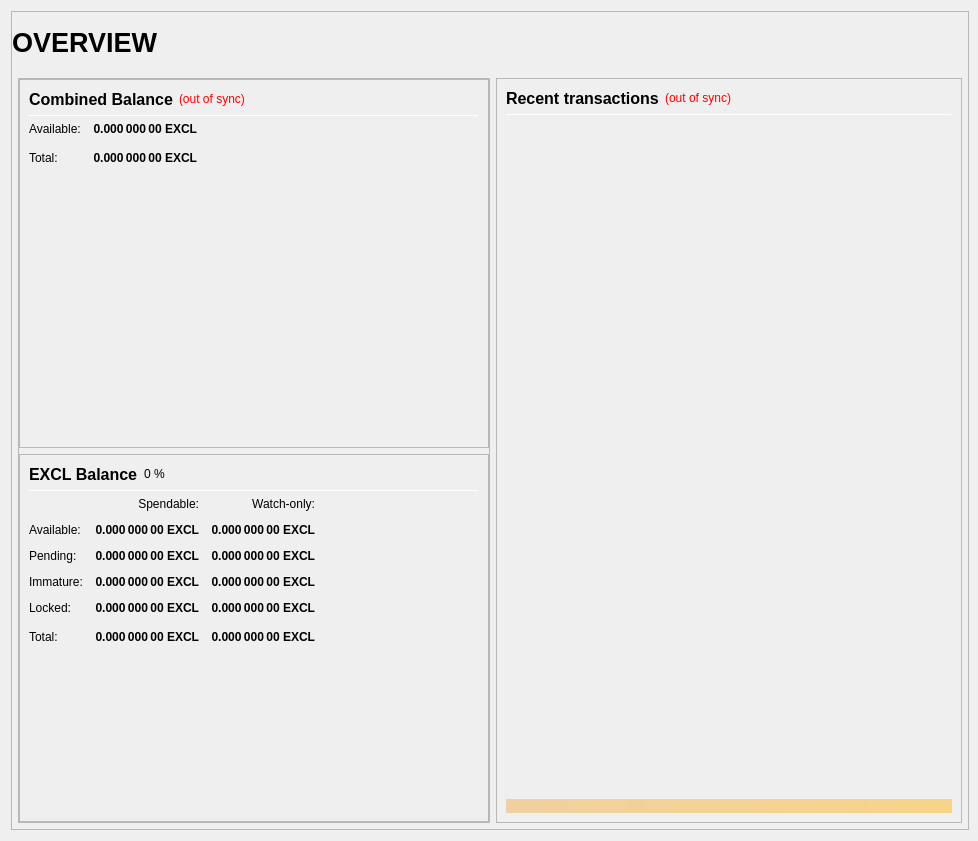
<?xml version="1.0" encoding="UTF-8"?>
<ui version="4.0">
 <class>OverviewPage</class>
 <widget class="QWidget" name="OverviewPage">
  <property name="geometry">
   <rect>
    <x>0</x>
    <y>0</y>
    <width>978</width>
    <height>841</height>
   </rect>
  </property>
  <property name="minimumSize">
   <size>
    <width>960</width>
    <height>682</height>
   </size>
  </property>
  <property name="windowTitle">
   <string>Form</string>
  </property>
  <layout class="QVBoxLayout" name="topLayout" stretch="1">
   <property name="rightMargin">
    <number>9</number>
   </property>
   <item>
    <widget class="QFrame" name="frame_BG">
     <property name="minimumSize">
      <size>
       <width>850</width>
       <height>610</height>
      </size>
     </property>
     <property name="maximumSize">
      <size>
       <width>16777215</width>
       <height>16777215</height>
      </size>
     </property>
     <property name="frameShape">
      <enum>QFrame::StyledPanel</enum>
     </property>
     <property name="frameShadow">
      <enum>QFrame::Raised</enum>
     </property>
     <layout class="QVBoxLayout" name="verticalLayout_3" stretch="1">
      <property name="leftMargin">
       <number>0</number>
      </property>
      <property name="topMargin">
       <number>0</number>
      </property>
      <property name="rightMargin">
       <number>0</number>
      </property>
      <property name="bottomMargin">
       <number>6</number>
      </property>
      <item>
       <layout class="QVBoxLayout" name="verticalLayout_Master" stretch="0,1">
        <property name="leftMargin">
         <number>0</number>
        </property>
        <property name="topMargin">
         <number>0</number>
        </property>
        <property name="rightMargin">
         <number>0</number>
        </property>
        <property name="bottomMargin">
         <number>0</number>
        </property>
        <item>
         <widget class="QFrame" name="frame_Header">
          <layout class="QVBoxLayout" name="verticalLayout_Header" stretch="0">
           <property name="leftMargin">
            <number>0</number>
           </property>
           <property name="topMargin">
            <number>0</number>
           </property>
           <property name="rightMargin">
            <number>0</number>
           </property>
           <property name="bottomMargin">
            <number>0</number>
           </property>
           <item>
            <layout class="QHBoxLayout" name="horizontalLayout_Header" stretch="1,0,1">
             <property name="spacing">
              <number>6</number>
             </property>
             <item>
              <widget class="QLabel" name="labelOverviewHeaderLeft">
               <property name="minimumSize">
                <size>
                 <width>464</width>
                 <height>60</height>
                </size>
               </property>
               <property name="maximumSize">
                <size>
                 <width>16777215</width>
                 <height>60</height>
                </size>
               </property>
               <property name="font">
                <font>
                 <pointsize>20</pointsize>
                 <weight>75</weight>
                 <bold>true</bold>
                </font>
               </property>
               <property name="text">
                <string>OVERVIEW</string>
               </property>
               <property name="alignment">
                <set>Qt::AlignLeading|Qt::AlignLeft|Qt::AlignVCenter</set>
               </property>
              </widget>
             </item>
             <item>
              <spacer name="horizontalSpacer_Header">
               <property name="orientation">
                <enum>Qt::Horizontal</enum>
               </property>
               <property name="sizeHint" stdset="0">
                <size>
                 <width>40</width>
                 <height>20</height>
                </size>
               </property>
              </spacer>
             </item>
             <item>
              <widget class="QLabel" name="labelOverviewHeaderRight">
               <property name="minimumSize">
                <size>
                 <width>464</width>
                 <height>60</height>
                </size>
               </property>
               <property name="maximumSize">
                <size>
                 <width>16777215</width>
                 <height>60</height>
                </size>
               </property>
               <property name="font">
                <font>
                 <pointsize>14</pointsize>
                </font>
               </property>
               <property name="text">
                <string/>
               </property>
               <property name="alignment">
                <set>Qt::AlignRight|Qt::AlignTrailing|Qt::AlignVCenter</set>
               </property>
              </widget>
             </item>
            </layout>
           </item>
          </layout>
         </widget>
        </item>
        <item>
         <widget class="QFrame" name="frame_Content">
          <layout class="QVBoxLayout" name="verticalLayout_Content">
           <property name="leftMargin">
            <number>6</number>
           </property>
           <property name="topMargin">
            <number>0</number>
           </property>
           <property name="rightMargin">
            <number>6</number>
           </property>
           <property name="bottomMargin">
            <number>0</number>
           </property>
           <item>
            <layout class="QHBoxLayout" name="horizontalLayout_Content" stretch="1,1">
             <property name="spacing">
              <number>6</number>
             </property>
             <item>
              <layout class="QVBoxLayout" name="verticalLayout_left" stretch="1">
               <item>
                <widget class="QFrame" name="frameObfuscation">
                 <property name="minimumSize">
                  <size>
                   <width>0</width>
                   <height>0</height>
                  </size>
                 </property>
                 <property name="frameShape">
                  <enum>QFrame::StyledPanel</enum>
                 </property>
                 <property name="frameShadow">
                  <enum>QFrame::Raised</enum>
                 </property>
                 <layout class="QVBoxLayout" name="verticalLayout" stretch="0,0,0">
                  <property name="leftMargin">
                   <number>0</number>
                  </property>
                  <property name="topMargin">
                   <number>0</number>
                  </property>
                  <property name="rightMargin">
                   <number>0</number>
                  </property>
                  <property name="bottomMargin">
                   <number>0</number>
                  </property>
                  <item>
                   <widget class="QFrame" name="frame_CombinedBalances">
                    <property name="minimumSize">
                     <size>
                      <width>470</width>
                      <height>0</height>
                     </size>
                    </property>
                    <property name="frameShape">
                     <enum>QFrame::StyledPanel</enum>
                    </property>
                    <property name="frameShadow">
                     <enum>QFrame::Raised</enum>
                    </property>
                    <layout class="QVBoxLayout" name="verticalLayout_5">
                     <item>
                      <layout class="QHBoxLayout" name="horizontalLayout_5" stretch="0,0,0">
                       <item>
                        <widget class="QLabel" name="label_5z">
                         <property name="minimumSize">
                          <size>
                           <width>0</width>
                           <height>20</height>
                          </size>
                         </property>
                         <property name="font">
                          <font>
                           <pointsize>12</pointsize>
                           <weight>75</weight>
                           <bold>true</bold>
                          </font>
                         </property>
                         <property name="toolTip">
                          <string>Combined Balance (including unconfirmed and immature coins)</string>
                         </property>
                         <property name="text">
                          <string>Combined Balance</string>
                         </property>
                        </widget>
                       </item>
                       <item>
                        <widget class="QLabel" name="labelWalletStatus">
                         <property name="cursor">
                          <cursorShape>WhatsThisCursor</cursorShape>
                         </property>
                         <property name="toolTip">
                          <string>The displayed information may be out of date. Your wallet automatically synchronizes with the EXCL network after a connection is established, but this process has not completed yet.</string>
                         </property>
                         <property name="styleSheet">
                          <string notr="true">QLabel { color: red; }</string>
                         </property>
                         <property name="text">
                          <string notr="true">(out of sync)</string>
                         </property>
                         <property name="alignment">
                          <set>Qt::AlignLeading|Qt::AlignLeft|Qt::AlignVCenter</set>
                         </property>
                        </widget>
                       </item>
                       <item>
                        <spacer name="horizontalSpacer_1">
                         <property name="orientation">
                          <enum>Qt::Horizontal</enum>
                         </property>
                         <property name="sizeHint" stdset="0">
                          <size>
                           <width>40</width>
                           <height>20</height>
                          </size>
                         </property>
                        </spacer>
                       </item>
                      </layout>
                     </item>
                     <item>
                      <widget class="Line" name="line_CombinedBalance">
                       <property name="minimumSize">
                        <size>
                         <width>0</width>
                         <height>1</height>
                        </size>
                       </property>
                       <property name="maximumSize">
                        <size>
                         <width>16777215</width>
                         <height>1</height>
                        </size>
                       </property>
                       <property name="orientation">
                        <enum>Qt::Horizontal</enum>
                       </property>
                      </widget>
                     </item>
                     <item>
                      <layout class="QGridLayout" name="gridLayout_3">
                       <property name="spacing">
                        <number>12</number>
                       </property>
                       <item row="1" column="0">
                        <widget class="QLabel" name="labelBalanceTextz">
                         <property name="text">
                          <string>Available:</string>
                         </property>
                        </widget>
                       </item>
                       <item row="1" column="1">
                        <widget class="QLabel" name="labelBalancez">
                         <property name="font">
                          <font>
                           <weight>75</weight>
                           <bold>true</bold>
                          </font>
                         </property>
                         <property name="cursor">
                          <cursorShape>IBeamCursor</cursorShape>
                         </property>
                         <property name="toolTip">
                          <string>Your current spendable balance</string>
                         </property>
                         <property name="text">
                          <string notr="true">0.000 000 00 EXCL</string>
                         </property>
                         <property name="alignment">
                          <set>Qt::AlignRight|Qt::AlignTrailing|Qt::AlignVCenter</set>
                         </property>
                         <property name="textInteractionFlags">
                          <set>Qt::LinksAccessibleByMouse|Qt::TextSelectableByKeyboard|Qt::TextSelectableByMouse</set>
                         </property>
                        </widget>
                       </item>
                       <item row="2" column="0">
                        <widget class="QLabel" name="labelTotalTextz">
                         <property name="text">
                          <string>Total:</string>
                         </property>
                        </widget>
                       </item>
                       <item row="2" column="1">
                        <widget class="QLabel" name="labelTotalz">
                         <property name="font">
                          <font>
                           <weight>75</weight>
                           <bold>true</bold>
                          </font>
                         </property>
                         <property name="cursor">
                          <cursorShape>IBeamCursor</cursorShape>
                         </property>
                         <property name="toolTip">
                          <string>Total Balance, including all unavailable coins.</string>
                         </property>
                         <property name="text">
                          <string notr="true">0.000 000 00 EXCL</string>
                         </property>
                         <property name="alignment">
                          <set>Qt::AlignRight|Qt::AlignTrailing|Qt::AlignVCenter</set>
                         </property>
                         <property name="textInteractionFlags">
                          <set>Qt::LinksAccessibleByMouse|Qt::TextSelectableByKeyboard|Qt::TextSelectableByMouse</set>
                         </property>
                        </widget>
                       </item>
                       <item row="2" column="3">
                        <spacer name="horizontalSpacer_2">
                         <property name="orientation">
                          <enum>Qt::Horizontal</enum>
                         </property>
                         <property name="sizeHint" stdset="0">
                          <size>
                           <width>40</width>
                           <height>20</height>
                          </size>
                         </property>
                        </spacer>
                       </item>
                      </layout>
                     </item>
                     <item>
                      <spacer name="verticalSpacer_1">
                       <property name="orientation">
                        <enum>Qt::Vertical</enum>
                       </property>
                       <property name="sizeHint" stdset="0">
                        <size>
                         <width>20</width>
                         <height>40</height>
                        </size>
                       </property>
                      </spacer>
                     </item>
                    </layout>
                   </widget>
                  </item>
                  <item>
                   <widget class="QFrame" name="frame_Balances">
                    <property name="frameShape">
                     <enum>QFrame::StyledPanel</enum>
                    </property>
                    <property name="frameShadow">
                     <enum>QFrame::Raised</enum>
                    </property>
                    <layout class="QVBoxLayout" name="verticalLayout_4">
                     <item>
                      <layout class="QHBoxLayout" name="horizontalLayout_4">
                       <item>
                        <widget class="QLabel" name="label_5">
                         <property name="minimumSize">
                          <size>
                           <width>0</width>
                           <height>20</height>
                          </size>
                         </property>
                         <property name="font">
                          <font>
                           <pointsize>12</pointsize>
                           <weight>75</weight>
                           <bold>true</bold>
                          </font>
                         </property>
                         <property name="text">
                          <string>EXCL Balance</string>
                         </property>
                        </widget>
                       </item>
                       <item>
                        <widget class="QLabel" name="labelEXCLPercent">
                         <property name="text">
                          <string notr="true">0 %</string>
                         </property>
                        </widget>
                       </item>
                       <item>
                        <spacer name="horizontalSpacer_3">
                         <property name="orientation">
                          <enum>Qt::Horizontal</enum>
                         </property>
                         <property name="sizeHint" stdset="0">
                          <size>
                           <width>40</width>
                           <height>20</height>
                          </size>
                         </property>
                        </spacer>
                       </item>
                      </layout>
                     </item>
                     <item>
                      <widget class="Line" name="line_Balance">
                       <property name="minimumSize">
                        <size>
                         <width>0</width>
                         <height>1</height>
                        </size>
                       </property>
                       <property name="maximumSize">
                        <size>
                         <width>16777215</width>
                         <height>1</height>
                        </size>
                       </property>
                       <property name="orientation">
                        <enum>Qt::Horizontal</enum>
                       </property>
                      </widget>
                     </item>
                     <item>
                      <layout class="QGridLayout" name="gridLayout">
                       <property name="spacing">
                        <number>12</number>
                       </property>
                       <item row="0" column="1">
                        <widget class="QLabel" name="labelSpendable">
                         <property name="text">
                          <string>Spendable:</string>
                         </property>
                         <property name="alignment">
                          <set>Qt::AlignRight|Qt::AlignTrailing|Qt::AlignVCenter</set>
                         </property>
                        </widget>
                       </item>
                       <item row="0" column="2">
                        <widget class="QLabel" name="labelWatchonly">
                         <property name="text">
                          <string>Watch-only:</string>
                         </property>
                         <property name="alignment">
                          <set>Qt::AlignRight|Qt::AlignTrailing|Qt::AlignVCenter</set>
                         </property>
                        </widget>
                       </item>
                       <item row="1" column="0">
                        <widget class="QLabel" name="labelBalanceText">
                         <property name="text">
                          <string>Available:</string>
                         </property>
                        </widget>
                       </item>
                       <item row="1" column="1">
                        <widget class="QLabel" name="labelBalance">
                         <property name="font">
                          <font>
                           <weight>75</weight>
                           <bold>true</bold>
                          </font>
                         </property>
                         <property name="cursor">
                          <cursorShape>IBeamCursor</cursorShape>
                         </property>
                         <property name="toolTip">
                          <string>Your current spendable balance</string>
                         </property>
                         <property name="text">
                          <string notr="true">0.000 000 00 EXCL</string>
                         </property>
                         <property name="alignment">
                          <set>Qt::AlignRight|Qt::AlignTrailing|Qt::AlignVCenter</set>
                         </property>
                         <property name="textInteractionFlags">
                          <set>Qt::LinksAccessibleByMouse|Qt::TextSelectableByKeyboard|Qt::TextSelectableByMouse</set>
                         </property>
                        </widget>
                       </item>
                       <item row="1" column="2">
                        <widget class="QLabel" name="labelWatchAvailable">
                         <property name="font">
                          <font>
                           <weight>75</weight>
                           <bold>true</bold>
                          </font>
                         </property>
                         <property name="cursor">
                          <cursorShape>IBeamCursor</cursorShape>
                         </property>
                         <property name="toolTip">
                          <string>Your current balance in watch-only addresses</string>
                         </property>
                         <property name="text">
                          <string notr="true">0.000 000 00 EXCL</string>
                         </property>
                         <property name="alignment">
                          <set>Qt::AlignRight|Qt::AlignTrailing|Qt::AlignVCenter</set>
                         </property>
                         <property name="textInteractionFlags">
                          <set>Qt::LinksAccessibleByMouse|Qt::TextSelectableByKeyboard|Qt::TextSelectableByMouse</set>
                         </property>
                        </widget>
                       </item>
                       <item row="2" column="0">
                        <widget class="QLabel" name="labelPendingText">
                         <property name="text">
                          <string>Pending:</string>
                         </property>
                        </widget>
                       </item>
                       <item row="2" column="1">
                        <widget class="QLabel" name="labelUnconfirmed">
                         <property name="font">
                          <font>
                           <weight>75</weight>
                           <bold>true</bold>
                          </font>
                         </property>
                         <property name="cursor">
                          <cursorShape>IBeamCursor</cursorShape>
                         </property>
                         <property name="toolTip">
                          <string>Total of transactions that have yet to be confirmed, and do not yet count toward the spendable balance</string>
                         </property>
                         <property name="text">
                          <string notr="true">0.000 000 00 EXCL</string>
                         </property>
                         <property name="alignment">
                          <set>Qt::AlignRight|Qt::AlignTrailing|Qt::AlignVCenter</set>
                         </property>
                         <property name="textInteractionFlags">
                          <set>Qt::LinksAccessibleByMouse|Qt::TextSelectableByKeyboard|Qt::TextSelectableByMouse</set>
                         </property>
                        </widget>
                       </item>
                       <item row="2" column="2">
                        <widget class="QLabel" name="labelWatchPending">
                         <property name="font">
                          <font>
                           <weight>75</weight>
                           <bold>true</bold>
                          </font>
                         </property>
                         <property name="cursor">
                          <cursorShape>IBeamCursor</cursorShape>
                         </property>
                         <property name="toolTip">
                          <string>Unconfirmed transactions to watch-only addresses</string>
                         </property>
                         <property name="text">
                          <string notr="true">0.000 000 00 EXCL</string>
                         </property>
                         <property name="alignment">
                          <set>Qt::AlignRight|Qt::AlignTrailing|Qt::AlignVCenter</set>
                         </property>
                         <property name="textInteractionFlags">
                          <set>Qt::LinksAccessibleByMouse|Qt::TextSelectableByKeyboard|Qt::TextSelectableByMouse</set>
                         </property>
                        </widget>
                       </item>
                       <item row="3" column="0">
                        <widget class="QLabel" name="labelImmatureText">
                         <property name="text">
                          <string>Immature:</string>
                         </property>
                        </widget>
                       </item>
                       <item row="3" column="1">
                        <widget class="QLabel" name="labelImmature">
                         <property name="font">
                          <font>
                           <weight>75</weight>
                           <bold>true</bold>
                          </font>
                         </property>
                         <property name="cursor">
                          <cursorShape>IBeamCursor</cursorShape>
                         </property>
                         <property name="toolTip">
                          <string>Staked or masternode rewards that has not yet matured</string>
                         </property>
                         <property name="text">
                          <string notr="true">0.000 000 00 EXCL</string>
                         </property>
                         <property name="alignment">
                          <set>Qt::AlignRight|Qt::AlignTrailing|Qt::AlignVCenter</set>
                         </property>
                         <property name="textInteractionFlags">
                          <set>Qt::LinksAccessibleByMouse|Qt::TextSelectableByKeyboard|Qt::TextSelectableByMouse</set>
                         </property>
                        </widget>
                       </item>
                       <item row="3" column="2">
                        <widget class="QLabel" name="labelWatchImmature">
                         <property name="font">
                          <font>
                           <weight>75</weight>
                           <bold>true</bold>
                          </font>
                         </property>
                         <property name="cursor">
                          <cursorShape>IBeamCursor</cursorShape>
                         </property>
                         <property name="toolTip">
                          <string>Staked or masternode rewards in watch-only addresses that has not yet matured</string>
                         </property>
                         <property name="text">
                          <string notr="true">0.000 000 00 EXCL</string>
                         </property>
                         <property name="alignment">
                          <set>Qt::AlignRight|Qt::AlignTrailing|Qt::AlignVCenter</set>
                         </property>
                         <property name="textInteractionFlags">
                          <set>Qt::LinksAccessibleByMouse|Qt::TextSelectableByKeyboard|Qt::TextSelectableByMouse</set>
                         </property>
                        </widget>
                       </item>
                       <item row="4" column="0">
                        <widget class="QLabel" name="labelLockedBalanceText">
                         <property name="toolTip">
                          <string>Locked EXCL or Masternode collaterals. These are excluded from zEXCL minting.</string>
                         </property>
                         <property name="text">
                          <string>Locked:</string>
                         </property>
                        </widget>
                       </item>
                       <item row="4" column="1">
                        <widget class="QLabel" name="labelLockedBalance">
                         <property name="font">
                          <font>
                           <weight>75</weight>
                           <bold>true</bold>
                          </font>
                         </property>
                         <property name="cursor">
                          <cursorShape>IBeamCursor</cursorShape>
                         </property>
                         <property name="toolTip">
                          <string>Locked EXCL or Masternode collaterals. These are excluded from zEXCL minting.</string>
                         </property>
                         <property name="text">
                          <string notr="true">0.000 000 00 EXCL</string>
                         </property>
                         <property name="alignment">
                          <set>Qt::AlignRight|Qt::AlignTrailing|Qt::AlignVCenter</set>
                         </property>
                         <property name="textInteractionFlags">
                          <set>Qt::LinksAccessibleByMouse|Qt::TextSelectableByKeyboard|Qt::TextSelectableByMouse</set>
                         </property>
                        </widget>
                       </item>
                       <item row="4" column="2">
                        <widget class="QLabel" name="labelWatchLocked">
                         <property name="font">
                          <font>
                           <weight>75</weight>
                           <bold>true</bold>
                          </font>
                         </property>
                         <property name="cursor">
                          <cursorShape>IBeamCursor</cursorShape>
                         </property>
                         <property name="toolTip">
                          <string>Current locked balance in watch-only addresses</string>
                         </property>
                         <property name="text">
                          <string notr="true">0.000 000 00 EXCL</string>
                         </property>
                         <property name="alignment">
                          <set>Qt::AlignRight|Qt::AlignTrailing|Qt::AlignVCenter</set>
                         </property>
                         <property name="textInteractionFlags">
                          <set>Qt::LinksAccessibleByMouse|Qt::TextSelectableByKeyboard|Qt::TextSelectableByMouse</set>
                         </property>
                        </widget>
                       </item>
                       <item row="5" column="0">
                        <widget class="QLabel" name="labelTotalText">
                         <property name="toolTip">
                          <string>Your current EXCL balance, unconfirmed and immature transactions included</string>
                         </property>
                         <property name="text">
                          <string>Total:</string>
                         </property>
                        </widget>
                       </item>
                       <item row="5" column="1">
                        <widget class="QLabel" name="labelTotal">
                         <property name="font">
                          <font>
                           <weight>75</weight>
                           <bold>true</bold>
                          </font>
                         </property>
                         <property name="cursor">
                          <cursorShape>IBeamCursor</cursorShape>
                         </property>
                         <property name="toolTip">
                          <string>Your current EXCL balance, unconfirmed and immature transactions included</string>
                         </property>
                         <property name="text">
                          <string notr="true">0.000 000 00 EXCL</string>
                         </property>
                         <property name="alignment">
                          <set>Qt::AlignRight|Qt::AlignTrailing|Qt::AlignVCenter</set>
                         </property>
                         <property name="textInteractionFlags">
                          <set>Qt::LinksAccessibleByMouse|Qt::TextSelectableByKeyboard|Qt::TextSelectableByMouse</set>
                         </property>
                        </widget>
                       </item>
                       <item row="5" column="2">
                        <widget class="QLabel" name="labelWatchTotal">
                         <property name="font">
                          <font>
                           <weight>75</weight>
                           <bold>true</bold>
                          </font>
                         </property>
                         <property name="cursor">
                          <cursorShape>IBeamCursor</cursorShape>
                         </property>
                         <property name="toolTip">
                          <string>Current total balance in watch-only addresses</string>
                         </property>
                         <property name="text">
                          <string notr="true">0.000 000 00 EXCL</string>
                         </property>
                         <property name="alignment">
                          <set>Qt::AlignRight|Qt::AlignTrailing|Qt::AlignVCenter</set>
                         </property>
                         <property name="textInteractionFlags">
                          <set>Qt::LinksAccessibleByMouse|Qt::TextSelectableByKeyboard|Qt::TextSelectableByMouse</set>
                         </property>
                        </widget>
                       </item>
                       <item row="5" column="3">
                        <spacer name="horizontalSpacer_9">
                         <property name="orientation">
                          <enum>Qt::Horizontal</enum>
                         </property>
                         <property name="sizeHint" stdset="0">
                          <size>
                           <width>40</width>
                           <height>20</height>
                          </size>
                         </property>
                        </spacer>
                       </item>
                      </layout>
                     </item>
                     <item>
                      <spacer name="verticalSpacer_3">
                       <property name="orientation">
                        <enum>Qt::Vertical</enum>
                       </property>
                       <property name="sizeHint" stdset="0">
                        <size>
                         <width>20</width>
                         <height>40</height>
                        </size>
                       </property>
                      </spacer>
                     </item>
                    </layout>
                   </widget>
                  </item>
                 </layout>
                </widget>
               </item>
              </layout>
             </item>
             <item>
              <layout class="QVBoxLayout" name="verticalLayout_right" stretch="1">
               <item>
                <widget class="QFrame" name="frame_RecentTransactions">
                 <property name="minimumSize">
                  <size>
                   <width>0</width>
                   <height>0</height>
                  </size>
                 </property>
                 <property name="frameShape">
                  <enum>QFrame::StyledPanel</enum>
                 </property>
                 <property name="frameShadow">
                  <enum>QFrame::Raised</enum>
                 </property>
                 <layout class="QVBoxLayout" name="verticalLayout_1" stretch="0,0,0,0,0">
                  <item>
                   <layout class="QHBoxLayout" name="horizontalLayout_2">
                    <item>
                     <widget class="QLabel" name="label_4">
                      <property name="minimumSize">
                       <size>
                        <width>0</width>
                        <height>20</height>
                       </size>
                      </property>
                      <property name="font">
                       <font>
                        <pointsize>12</pointsize>
                        <weight>75</weight>
                        <bold>true</bold>
                       </font>
                      </property>
                      <property name="text">
                       <string>Recent transactions</string>
                      </property>
                     </widget>
                    </item>
                    <item>
                     <widget class="QLabel" name="labelTransactionsStatus">
                      <property name="cursor">
                       <cursorShape>WhatsThisCursor</cursorShape>
                      </property>
                      <property name="toolTip">
                       <string>The displayed information may be out of date. Your wallet automatically synchronizes with the EXCL network after a connection is established, but this process has not completed yet.</string>
                      </property>
                      <property name="styleSheet">
                       <string notr="true">QLabel { color: red; }</string>
                      </property>
                      <property name="text">
                       <string notr="true">(out of sync)</string>
                      </property>
                      <property name="alignment">
                       <set>Qt::AlignRight|Qt::AlignTrailing|Qt::AlignVCenter</set>
                      </property>
                     </widget>
                    </item>
                    <item>
                     <spacer name="horizontalSpacer">
                      <property name="orientation">
                       <enum>Qt::Horizontal</enum>
                      </property>
                      <property name="sizeHint" stdset="0">
                       <size>
                        <width>40</width>
                        <height>20</height>
                       </size>
                      </property>
                     </spacer>
                    </item>
                   </layout>
                  </item>
                  <item>
                   <widget class="Line" name="line">
                    <property name="minimumSize">
                     <size>
                      <width>0</width>
                      <height>1</height>
                     </size>
                    </property>
                    <property name="maximumSize">
                     <size>
                      <width>16777215</width>
                      <height>1</height>
                     </size>
                    </property>
                    <property name="orientation">
                     <enum>Qt::Horizontal</enum>
                    </property>
                   </widget>
                  </item>
                  <item>
                   <widget class="QListView" name="listTransactions">
                    <property name="minimumSize">
                     <size>
                      <width>0</width>
                      <height>0</height>
                     </size>
                    </property>
                    <property name="styleSheet">
                     <string notr="true">QListView { background: transparent; }</string>
                    </property>
                    <property name="frameShape">
                     <enum>QFrame::NoFrame</enum>
                    </property>
                    <property name="verticalScrollBarPolicy">
                     <enum>Qt::ScrollBarAlwaysOff</enum>
                    </property>
                    <property name="horizontalScrollBarPolicy">
                     <enum>Qt::ScrollBarAlwaysOff</enum>
                    </property>
                    <property name="selectionMode">
                     <enum>QAbstractItemView::NoSelection</enum>
                    </property>
                   </widget>
                  </item>
                  <item>
                   <spacer name="verticalSpacer_2">
                    <property name="orientation">
                     <enum>Qt::Vertical</enum>
                    </property>
                    <property name="sizeType">
                     <enum>QSizePolicy::Expanding</enum>
                    </property>
                    <property name="sizeHint" stdset="0">
                     <size>
                      <width>20</width>
                      <height>40</height>
                     </size>
                    </property>
                   </spacer>
                  </item>
                  <item>
                   <widget class="QLabel" name="labelAlerts">
                    <property name="maximumSize">
                     <size>
                      <width>16777215</width>
                      <height>16777215</height>
                     </size>
                    </property>
                    <property name="styleSheet">
                     <string notr="true">background-color: qlineargradient(x1: 0, y1: 0, x2: 1, y2: 0, stop:0 #F0D0A0, stop:1 #F8D488); color:#000000;</string>
                    </property>
                    <property name="text">
                     <string/>
                    </property>
                    <property name="wordWrap">
                     <bool>true</bool>
                    </property>
                    <property name="margin">
                     <number>3</number>
                    </property>
                   </widget>
                  </item>
                 </layout>
                </widget>
               </item>
              </layout>
             </item>
            </layout>
           </item>
          </layout>
         </widget>
        </item>
       </layout>
      </item>
     </layout>
    </widget>
   </item>
  </layout>
 </widget>
 <resources/>
 <connections/>
</ui>
